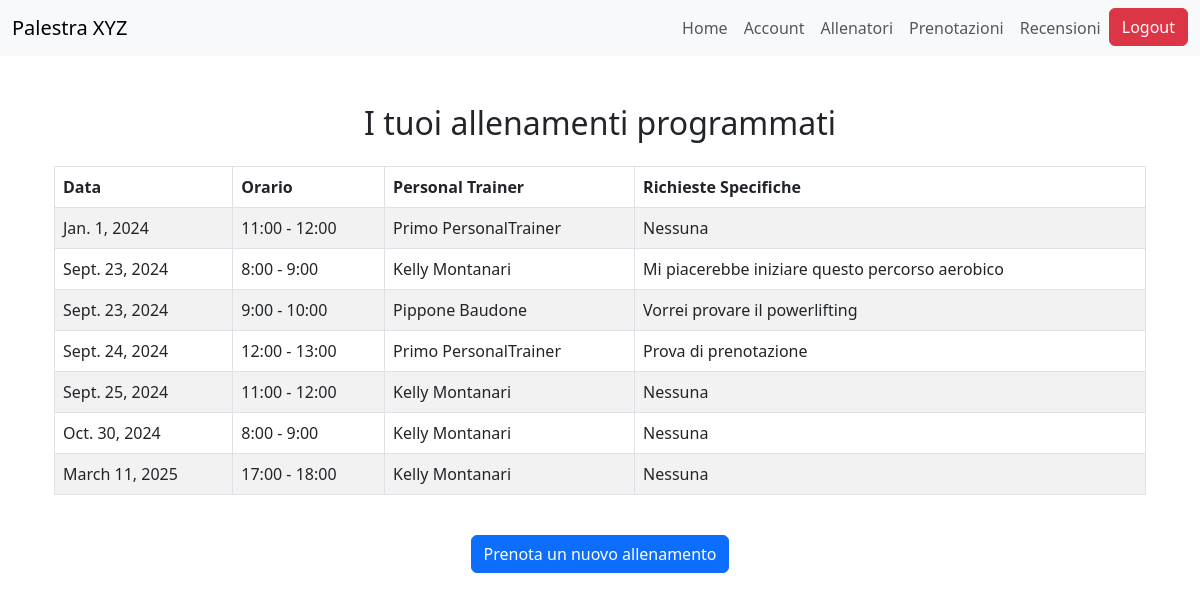
The app's page /accounts/allenamenti/ (signed in), older data.
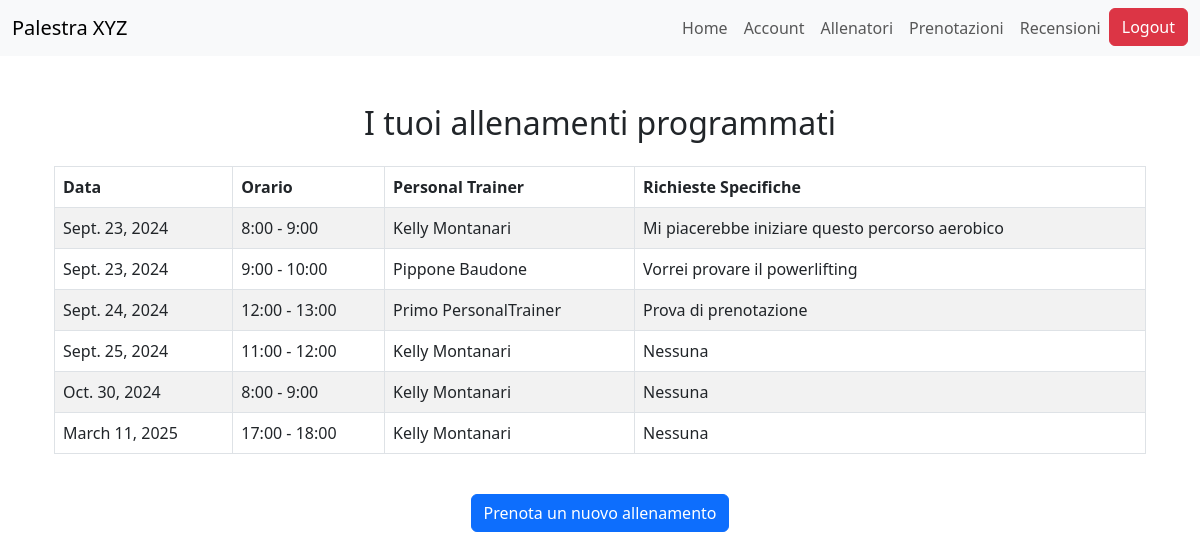
The same page, newer data.
### bookings/models.py (models this page shows, shortened)
class Prenotazione(models.Model):
    registrato_utente = models.ForeignKey(RegistratoUtente, on_delete=models.CASCADE)
    personal_trainer = models.ForeignKey(PersonalTrainer, on_delete=models.CASCADE)
    richieste_specifiche = models.TextField(max_length=500, blank=True, null=True)
    ORARI_FASCIA = [
        (8, '8:00 - 9:00'),
        (9, '9:00 - 10:00'),
        (10, '10:00 - 11:00'),
        (11, '11:00 - 12:00'),
        (12, '12:00 - 13:00'),
        (13, '13:00 - 14:00'),
        (14, '14:00 - 15:00'),
        (15, '15:00 - 16:00'),
        (16, '16:00 - 17:00'),
        (17, '17:00 - 18:00'),
        (18, '18:00 - 19:00'),
    ]
    fascia_oraria = models.IntegerField(choices=ORARI_FASCIA)
    data_prenotazione = models.DateField()
    class Meta:
        unique_together = ('personal_trainer', 'fascia_oraria', 'data_prenotazione')
        verbose_name_plural = "Prenotazioni"

### trainers/models.py (models this page shows, shortened)
class PersonalTrainer(models.Model):
    user = models.OneToOneField(User, on_delete=models.CASCADE)
    nome = models.CharField(max_length=100)
    cognome = models.CharField(max_length=100)
    data_di_nascita = models.DateField()
    bio = models.TextField(max_length=500)
    SCELTA_PREFERENZE = [
        ("BB", "BodyBuilding"),
        ("PL", "PowerLifting"),
        ("CL", "Calisthenics"),
        ("ST", "StrongMen"),
        ("YG", "Yoga"),
        ("PS", "Pilates"),
        ("AR", "Aerobico")
    ]
    preferenze = models.CharField(max_length=2, choices=SCELTA_PREFERENZE)
    immagine_profilo = models.ImageField(upload_to=foto_profilo_upload_path, blank=True, null=True)
    competenze = models.TextField(max_length=500, default='Nessuna competenza')
    class Meta:
        verbose_name = "Personal Trainer"
        verbose_name_plural = "Personal Trainers"

### accounts/views.py (the view)
# urls.py: path('allenamenti/', allenamenti_utente, name='allenamenti_utente'),
@login_required
def allenamenti_utente(request):
    try:
        registrato_utente = RegistratoUtente.objects.get(user=request.user)
    except RegistratoUtente.DoesNotExist:
        return redirect('accounts:home_accounts')
    allenamenti = Prenotazione.objects.filter(registrato_utente=registrato_utente).order_by('data_prenotazione', 'fascia_oraria')
    return render(request, 'accounts/allenamenti_utente.html', {'allenamenti': allenamenti})

### accounts/templates/accounts/allenamenti_utente.html
{% extends 'accounts/base.html' %}
{% block content %}
  <div class="container mt-5">
    <h2 class="text-center mb-4">I tuoi allenamenti programmati</h2>
    {% if allenamenti %}
      <div class="table-responsive">
        <table class="table table-striped table-bordered">
          <thead class="thead-dark">
            <tr>
              <th scope="col">Data</th>
              <th scope="col">Orario</th>
              <th scope="col">Personal Trainer</th>
              <th scope="col">Richieste Specifiche</th>
            </tr>
          </thead>
          <tbody>
            {% for allenamento in allenamenti %}
              <tr>
                <td>{{ allenamento.data_prenotazione }}</td>
                <td>{{ allenamento.get_fascia_oraria_display }}</td>
                <td>{{ allenamento.personal_trainer.nome }} {{ allenamento.personal_trainer.cognome }}</td>
                <td>{{ allenamento.richieste_specifiche|default:"Nessuna" }}</td>
              </tr>
            {% endfor %}
          </tbody>
        </table>
      </div>
    {% else %}
      <div class="alert alert-warning text-center" role="alert">
        Non hai allenamenti programmati.
      </div>
    {% endif %}
    <div class="text-center mt-4">
      <a href="{% url 'bookings:crea_prenotazione' %}" class="btn btn-primary">
        Prenota un nuovo allenamento
      </a>
    </div>
  </div>
{% endblock %}

Row changes from the older to the newer data that the page shows:
removed Prenotazione: data_prenotazione "Jan. 1, 2024", fascia_oraria "11:00 - 12:00", personal_trainer.nome "Primo", personal_trainer.cognome "PersonalTrainer", richieste_specifiche "Nessuna"
